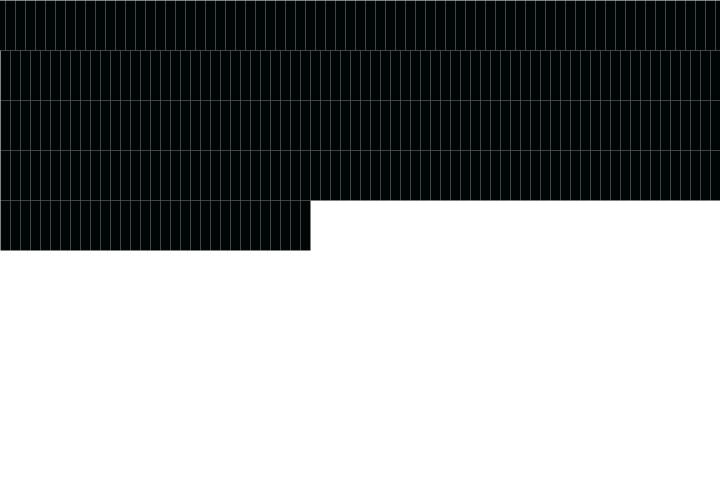
Frame 1 (no input)
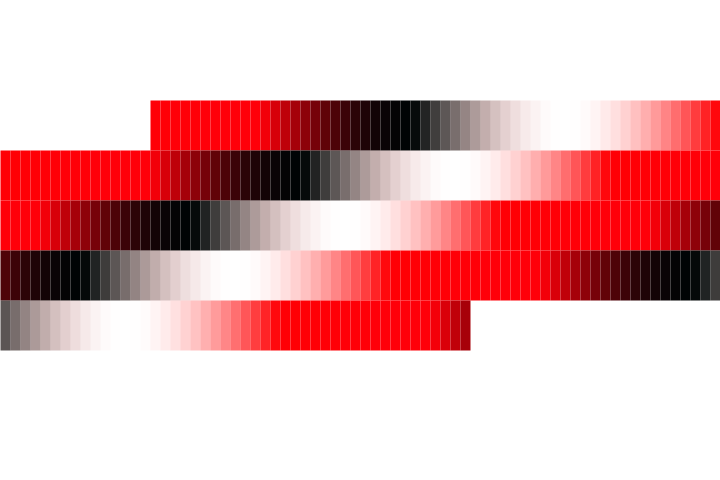
Frame 60 (the mouse pressed at the canvas centre just before this capture)
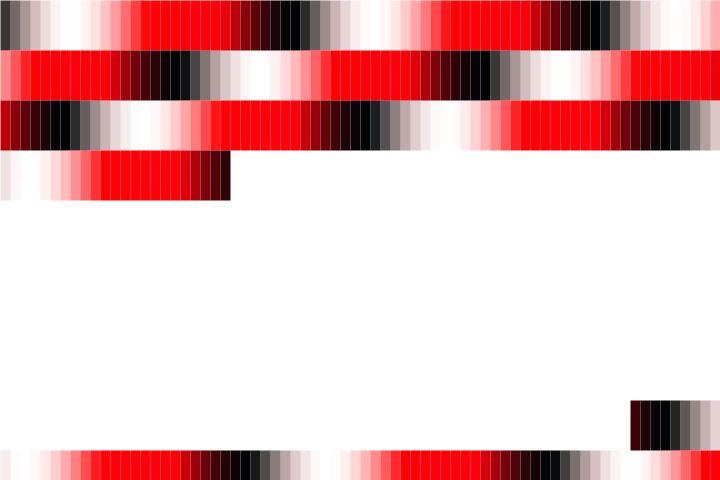
Frame 120 (the mouse held since frame 60 and released just before this capture)

The Processing sketch that drew these frames (run headless with seeded random() and noise(); from frame 60 on, the mouse is pressed at the canvas centre):

// Processing sketch: pattern_45
// ── pattern_45.pde
float x, y;
float xStep = 10;
float yStep = 50;
float a, a_;
int num = 320;


void setup(){
  size(720,480);

}

void draw() {
  background(255, 255, 255);
  strokeCap(CORNER);
  strokeWeight(xStep);
  
  int n=0;
  while (n<num) {
    stroke(255-255*cos(radians(a)),5*cos(radians(a)),5-5*sin(radians(a)),255-255*sin(radians(a)));
    line(x,y,x,y+yStep);  
    x+=xStep; 
    if (x>width){
      x=xStep/2;
      y+=yStep;  
    }
   if(y>=height){
     y=0;
     a=0;
    }
    n++;
    a+=a_;
  }
  a_+=0.1;
}
